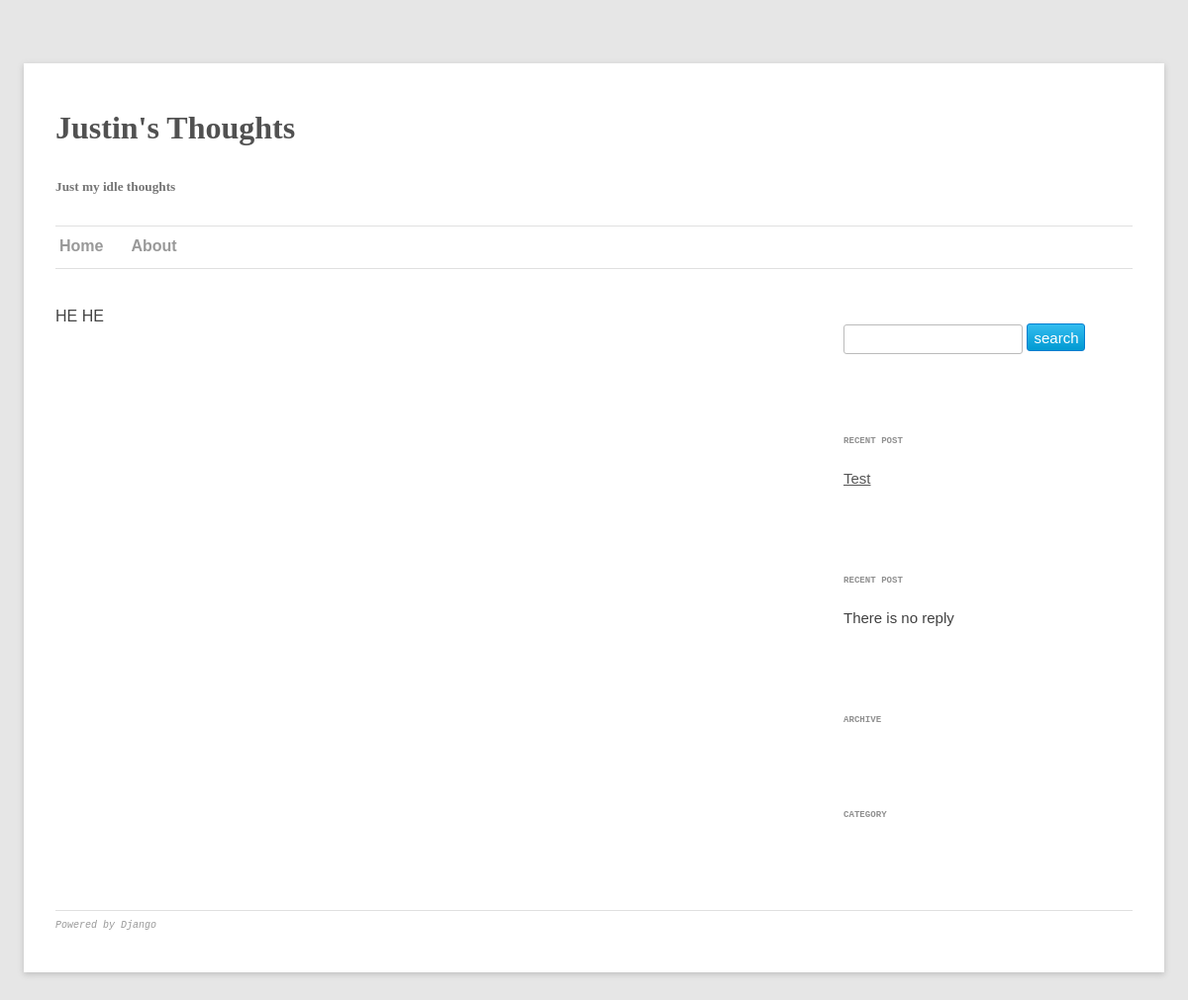
Page /about/ on the earlier database version.
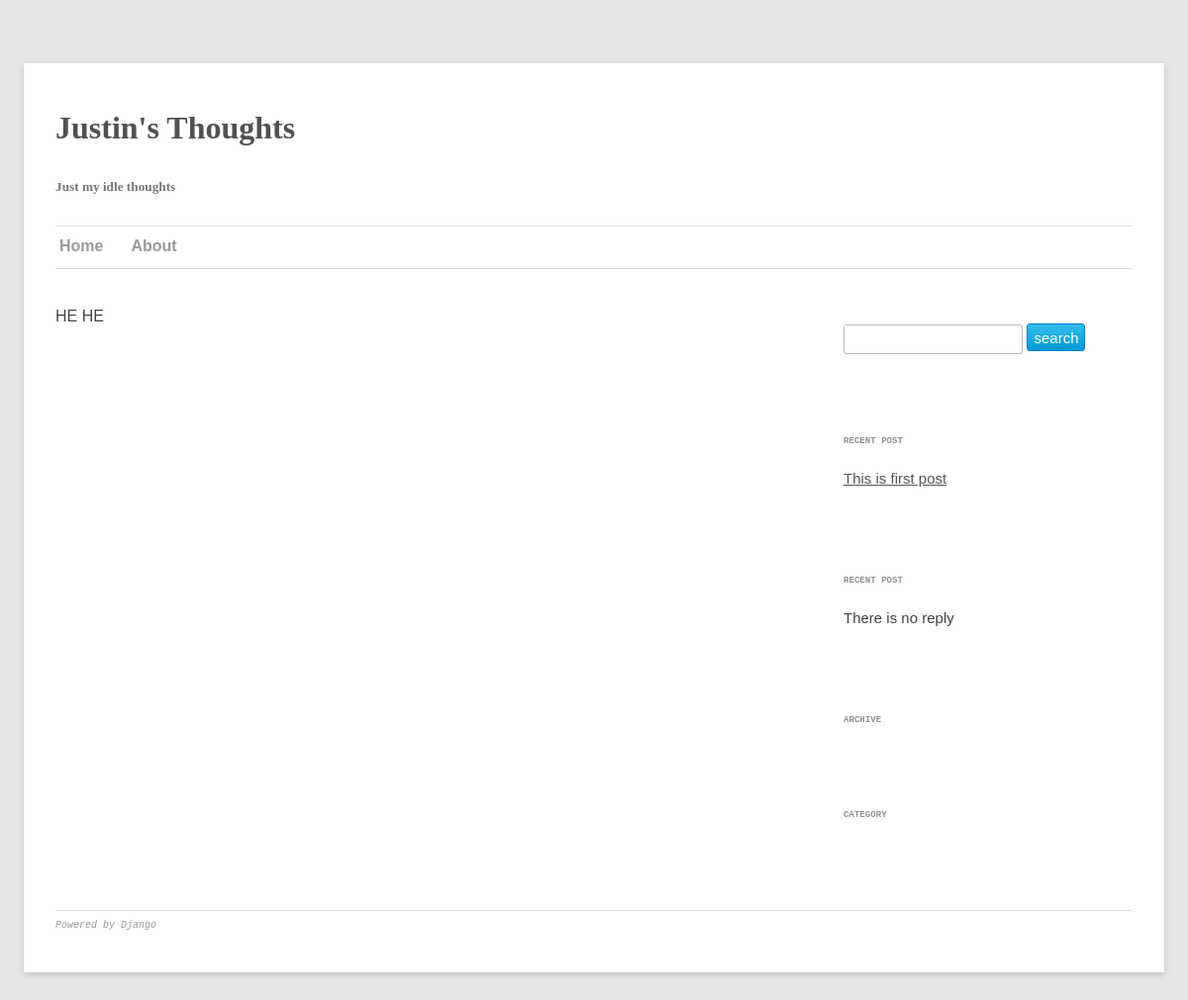
Same page on the later database version.
### blog/models.py (models this page shows, shortened)
class Post(models.Model):
  title = models.CharField(max_length=100)
  content = models.TextField()
  author = models.CharField(max_length=100)
  published = models.BooleanField(default = False)
  created_date = models.DateTimeField(auto_now_add = True)
  category = models.ForeignKey(Category)
  tags = models.ManyToManyField(Tag)
  visit = models.IntegerField()
  class Meta:
    ordering = ['-created_date']
  def get_abs_url(self):
    mangled = self.title.replace(' ', '__')
    return '/blog/%s/' % mangled

### blog/views.py (the view)
# urls.py: url(r'^about/$', 'blog.views.about'),
def about(request):
  recent_post = Post.objects.first()
  recent_reply = Reply.objects.filter(state = Reply.APPROVED).first()
  return render(request, 'about.html', {'recent_post': recent_post, 'recent_reply':recent_reply } )

### templates/about.html (shortened to what this page needs)
{% extends "blog/base.html" %}
{% block content %}HE HE {% endblock %}

### templates/blog/base.html (shortened to what this page needs)
<!DOCTYPE html>
<html>
<head>
  <link rel="stylesheet" type="text/css" href="{{STATIC_URL}}global.css" />
  <link rel="stylesheet" type="text/css" href="{{STATIC_URL}}post.css" />
</head>
<body style="color:#444;background-color:#e6e6e6;font-family:sans-serif">
  <div class="page">
    <div class="header">
      <h1 class="blog-title">Justin's Thoughts</h1>
      <h5 class="blog-desc">Just my idle thoughts</h5>
    </div>
    <div class="menu">
      <hr />
      <ul class="menu">
        <li><a href="/" class="title-menu-item">Home</a></li>
        <li><a href="/about/" class="title-menu-item">About</a></li>
      </ul>
      <hr />
    </div>
    <div class = "maincontent">
      <div class = "sidebar">
        <div class = "widget widget_form">
          <form action="/blog/search/" method="get" class = "search">
            <p><input type="text" name="q" class="search text"/>
            <input type="submit" value="search" class = "search  button"></p>
          </form>
        </div>
        <div class = "widget widget_recent_post">
          <p class = "widget_title">RECENT POST</p>
          <p class = "widget_content">{% if recent_post %}<a href="{{recent_post.get_abs_url}}">{{ recent_post.title }}</a>{% else %}There is no post{% endif %}</p>
        </div>
        <div class = "widget widget_recent_reply">
          <p class = "widget_title">RECENT POST</p>
          <p class = "widget_content">{% if recent_reply %}<a href="{{recent_reply.get_post_url}}">{{ recent_reply.name }} on {{recent_reply.post}}</a>{% else %}There is no reply{% endif %}</p>
        </div>
        <div class = "widget widget_archive">
          <p class = "widget_title">ARCHIVE</p>
        </div>
        <div class = "widget widget_category">
          <p class = "widget_title">CATEGORY</p>
        </div>
      </div>
      <div class = "content">
        {% block content %}
        {% endblock %}
      </div>
      <div class = "footer">
        <hr />
        <p><a href="http://www.djangoproject.com">Powered by Django</a></p>
      </div>
    </div>
  </div>
</body>
</html>

Differences in the rows shown:
removed Post: title "Test"
added Post: title "This is first post"
